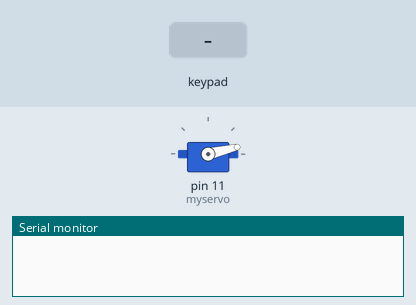
Simulated run of this sketch. Board: Arduino Uno, built with avr-gcc and run on an emulated ATmega328P. Shown: servo, the last lines printed to the serial monitor. The inputs (shaded band) are chosen by the test bench.

Above: at 1.35 s.
At 2.4 s:
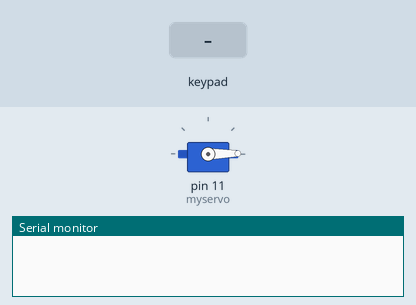
2.5 s: key '1' pressed
At 3.46 s:
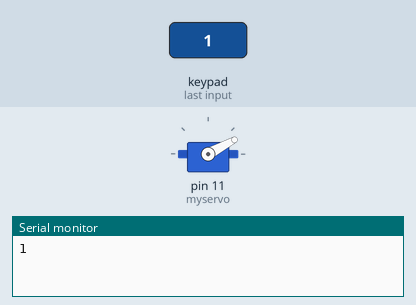
6.0 s: keypad keys 6 7 8 # pressed 1.162 s apart
14.3 s: key '*' pressed
Timing chart, 0 to 23.8 s (numbered marks = the images above; inputs shaded):
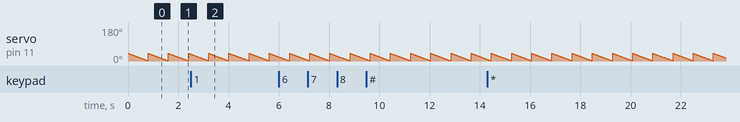

Measured:
- by itself, servo on pin 11 (myservo): ramps from 40° to 1° and jumps back, once every 0.80 s

The sketch:

s.ino
```cpp
#include <Servo.h>
#include <Keypad.h>

const byte ROWS = 4; //four rows
const byte COLS = 3; //three columns
char keys[ROWS][COLS] = {
  {'1','2','3'},
  {'4','5','6'},
  {'7','8','9'},
  {'*','0','#'}
};
byte rowPins[ROWS] = {2,3,4,5}; //connect to the row pinouts of the keypad
byte colPins[COLS] = {6,7,8}; //connect to the column pinouts of the keypad

Keypad keypad = Keypad( makeKeymap(keys), rowPins, colPins, ROWS, COLS );

Servo myservo;  // create servo object to control a servo
// twelve servo objects can be created on most boards

int pos = 0;    // variable to store the servo position

void setup() {
   Serial.begin(115200);
  myservo.attach(11);  // attaches the servo on pin 9 to the servo object
  myservo.write(25);
}

void loop() {
  char key = keypad.getKey();
  if (key){
    Serial.print((key));

  }
     for (pos = 40; pos >0; pos -= 1) { // goes from 0 degrees to 180 degrees
    // in steps of 1 degree
    myservo.write(pos);              // tell servo to go to position in variable 'pos'
    delay(20);                       // waits 15ms for the servo to reach the position
  }


}
```
